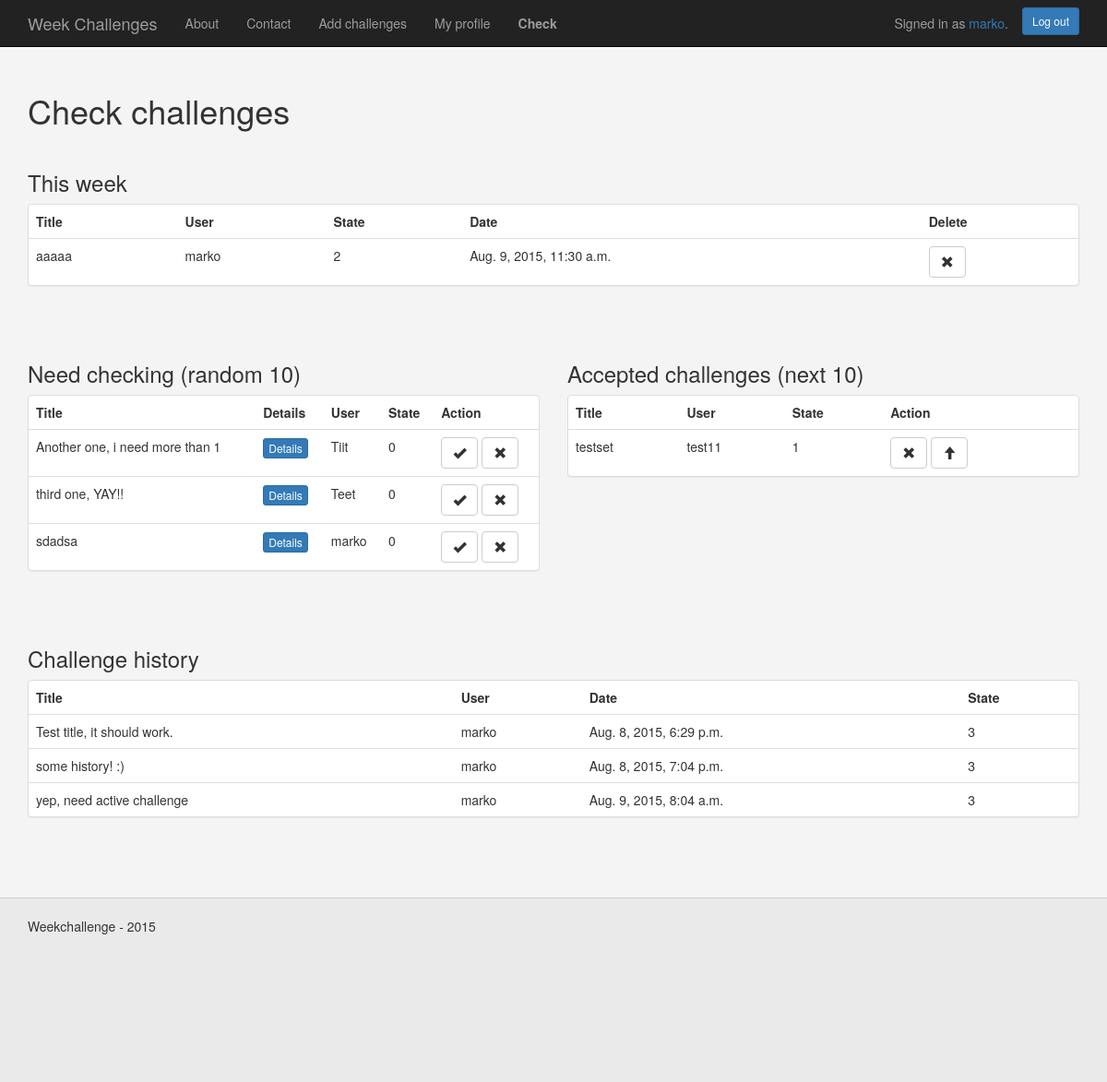
The app's page /check/ (signed in) with its own data.
### WeekChallenge/models.py (models this page shows)
class Challenge(models.Model):
    title = models.CharField(max_length=150)
    description = models.CharField(max_length=5000)
    user_id = models.IntegerField(default=0)
    username = models.CharField(max_length=75)
    state = models.IntegerField(default=0)
    accept_count = models.IntegerField(default=0)
    date = models.DateTimeField('date added')
    def __str__(self):
        return self.title

### WeekChallenge/views.py (the view)
# urls.py: url(r'^check/', views.check_challenges, name='check_challenges'),
def check_challenges(request):
    if request.user.is_authenticated():
        if request.user.is_staff:
            challenge_list = Challenge.objects.filter(state=0)[:10]
            accepted_list = Challenge.objects.filter(state=1)[:10]
            this_week = Challenge.objects.filter(state=2)
            history_list = Challenge.objects.filter(state=3)
            context = {'challenge_list': challenge_list,
                       'accepted_list': accepted_list,
                       'history_list': history_list,
                       'this_week': this_week
                       }
            return render(request, 'WeekChallenge/check.html', context)
        else:
            return HttpResponseRedirect("/")
    else:
        return HttpResponseRedirect("/")

### WeekChallenge/templates/WeekChallenge/check.html (shortened to what this page needs)
<!DOCTYPE HTML>
<html>
<head>
    {% load staticfiles %}
    <link rel="stylesheet" type="text/css" href="{% static 'WeekChallenge/bootstrap/css/bootstrap.min.css' %}">
    <link rel="stylesheet" type="text/css" href="{% static 'WeekChallenge/css/style.css' %}">
</head>
<body>
    {% include "WeekChallenge/base/navigation_bar.html" %}
    <div class="wrap">
        <div class="container">
            <h1>Check challenges</h1>
            <div class="row">
                <div class="col-md-12">
                <h3>This week</h3>
                    <div class="panel panel-default">
                        <table class="table">
                            <tr><td><b>Title</b></td><td><b>User</b></td><td><b>State</b></td><td><b>Date</b></td><td><b>Delete</b></td></tr>
                            {% for this in this_week %}
                                <tr>
                                    <td>{{ this }}</td>
                                    <td>{{ this.username }}</td>
                                    <td>{{ this.state }}</td>
                                    <td>{{ this.date }}</td>
                                    <td>
                                        <a href="/decline_challenge/{{ accepted.id }}">
                                            <button class="btn btn-default">
                                                <span class="glyphicon glyphicon-remove"></span>
                                            </button>
                                        </a>
                                    </td>
                                </tr>
                            {% endfor %}
                        </table>
                    </div>
                </div>
            </div>
            <div class="row">
                <div class="col-md-6">
                    <h3>Need checking (random 10)</h3>
                    <div class="panel panel-default">
                        <table class="table">
                            <tr><td><b>Title</b></td><td><b>Details</b></td><td><b>User</b></td><td><b>State</b></td><td><b>Action</b></td></tr>
                            {% for challenge in challenge_list %}
                                <tr>
                                    <td>{{ challenge }}</td>
                                    <td>
                                        <button type="button" class="btn btn-primary btn-xs" data-toggle="modal"
                                                data-target="#editModal"
                                                data-tiitel="{{ challenge }}"
                                                data-desc="{{ challenge.description }}"
                                                data-username="{{ challenge.username }}"
                                                data-state="{{ challenge.state }}"
                                                data-date="{{ challenge.date }}"
                                                >Details</button>
                                    </td>
                                    <td>{{ challenge.username }}</td>
                                    <td>{{ challenge.state }}</td>
                                    <td>
                                        <a href="/accept_challenge/{{ challenge.id }}">
                                            <button class="btn btn-default">
                                                <span class="glyphicon glyphicon-ok"></span>
                                            </button>
                                        </a>
                                        <a href="/decline_challenge/{{ challenge.id }}">
                                            <button class="btn btn-default">
                                                <span class="glyphicon glyphicon-remove"></span>
                                            </button>
                                        </a>
                                    </td>
                                </tr>
                            {% endfor %}
                        </table>
                    </div>
                </div>
                <div class="col-md-6">
                    <h3>Accepted challenges (next 10)</h3>
                    <div class="panel panel-default">
                        <table class="table">
                            <tr><td><b>Title</b></td><td><b>User</b></td><td><b>State</b></td><td><b>Action</b></td></tr>
                            {% for accepted in accepted_list %}
                                <tr>
                                    <td>{{ accepted }}</td>
                                    <td>{{ accepted.username }}</td>
                                    <td>{{ accepted.state }}</td>
                                    <td>
                                        <a href="/decline_challenge/{{ accepted.id }}">
                                            <button class="btn btn-default">
                                                <span class="glyphicon glyphicon-remove"></span>
                                            </button>
                                        </a>
                                        <a href="/up_challenge/{{ accepted.id }}">
                                            <button class="btn btn-default">
                                                <span class="glyphicon glyphicon-arrow-up"></span>
                                            </button>
                                        </a>
                                    </td>
                                </tr>
                            {% endfor %}
                        </table>
                    </div>
                </div>
            </div>
            <div class="row">
                <div class="col-md-12">
                    <h3>Challenge history</h3>
                    <div class="panel panel-default">
                        <table class="table">
                            <tr><td><b>Title</b></td><td><b>User</b></td><td><b>Date</b></td><td><b>State</b></td></tr>
                            {% for history in history_list %}
                                <tr>
                                    <td>{{ history }}</td>
                                    <td>{{ history.username }}</td>
                                    <td>{{ history.date }}</td>
                                    <td>{{ history.state }}</td>
                                </tr>
                            {% endfor %}
                        </table>
                    </div>
                </div>
            </div>
        </div>
    </div>
    {% include "WeekChallenge/base/foot.html" %}
</body>
</html>

### WeekChallenge/templates/WeekChallenge/base/navigation_bar.html (shortened to what this page needs)
<nav class="navbar navbar-inverse navbar-fixed-top">
    <div class="container">
        <div class="navbar-header">
            <a class="navbar-brand" href="/">Week Challenges</a>
        </div>
        <div id="navbar" class="navbar-collapse collapse">
            <ul class="nav navbar-nav">
                <li><a href="/about">About</a></li>
                <li><a href="/contact">Contact</a></li>
                {% if user.is_authenticated %}
                    <li><a href="/add">Add challenges</a></li>
                    <li><a href="/my_profile">My profile</a></li>
                {% else %}
                    <li><a href="/register">Register</a></li>
                {% endif %}
                {% if user.is_staff %}
                    <li><a href="/check"><b>Check</b></a></li>
                {% endif %}
            </ul>
              {% if user.is_authenticated %}
                  <div class="navbar-form navbar-right">
                    <a href="/log_out" class="btn btn-primary btn-sm">Log out</a>
                  </div><p class="navbar-text navbar-right">
                  Signed in as <a href="/my_profile">{{ user.username }}</a>.</p>
              {% else %}
                  <div class="navbar-form navbar-right">
                    <a href="/log_in" class="btn btn-success">Sign in</a>
                    <a href="/register" class="btn btn-primary">Register</a>
                  </div>
              {% endif %}
        </div>
    </div>
</nav>

### WeekChallenge/static/WeekChallenge/css/style.css (style rules this page uses)
html { position: relative; min-height: 100%; }
body { background-color: #f4f4f4; margin-bottom: 240px; }
[class*="col-"] { padding-top: 15px; padding-bottom: 15px; margin-bottom: 1%; }
.wrap { margin-top: 80px; }

### records on screen
Challenge: title "aaaaa", username "marko", state "2", date "Aug. 9, 2015, 11:30 a.m."
Challenge: title "Another one, i need more than 1", username "Tiit", state "0"
Challenge: title "third one, YAY!!", username "Teet", state "0"
Challenge: title "sdadsa", username "marko", state "0"
Challenge: title "testset", username "test11", state "1"
Challenge: title "Test title, it should work.", username "marko", date "Aug. 8, 2015, 6:29 p.m.", state "3"
Challenge: title "some history! :)", username "marko", date "Aug. 8, 2015, 7:04 p.m.", state "3"
Challenge: title "yep, need active challenge", username "marko", date "Aug. 9, 2015, 8:04 a.m.", state "3"

### other values on screen
{{ user.username }} "marko"
